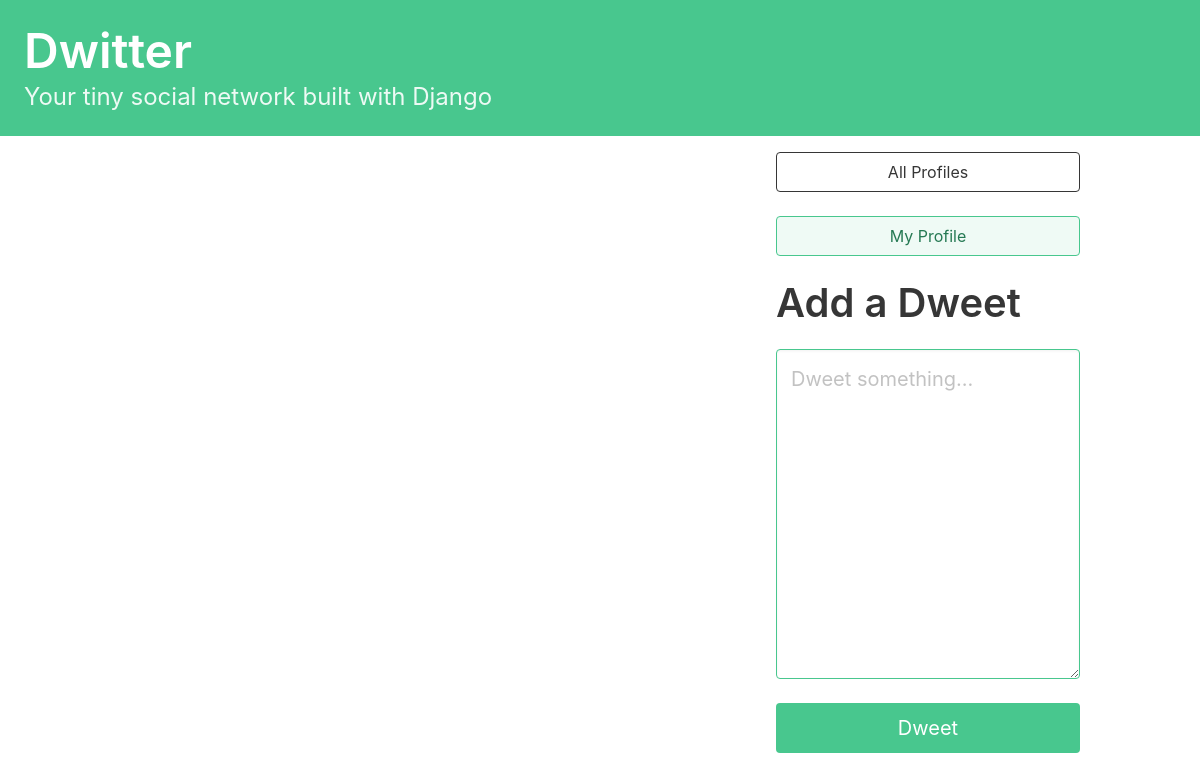
The app's page / (signed in), older data.
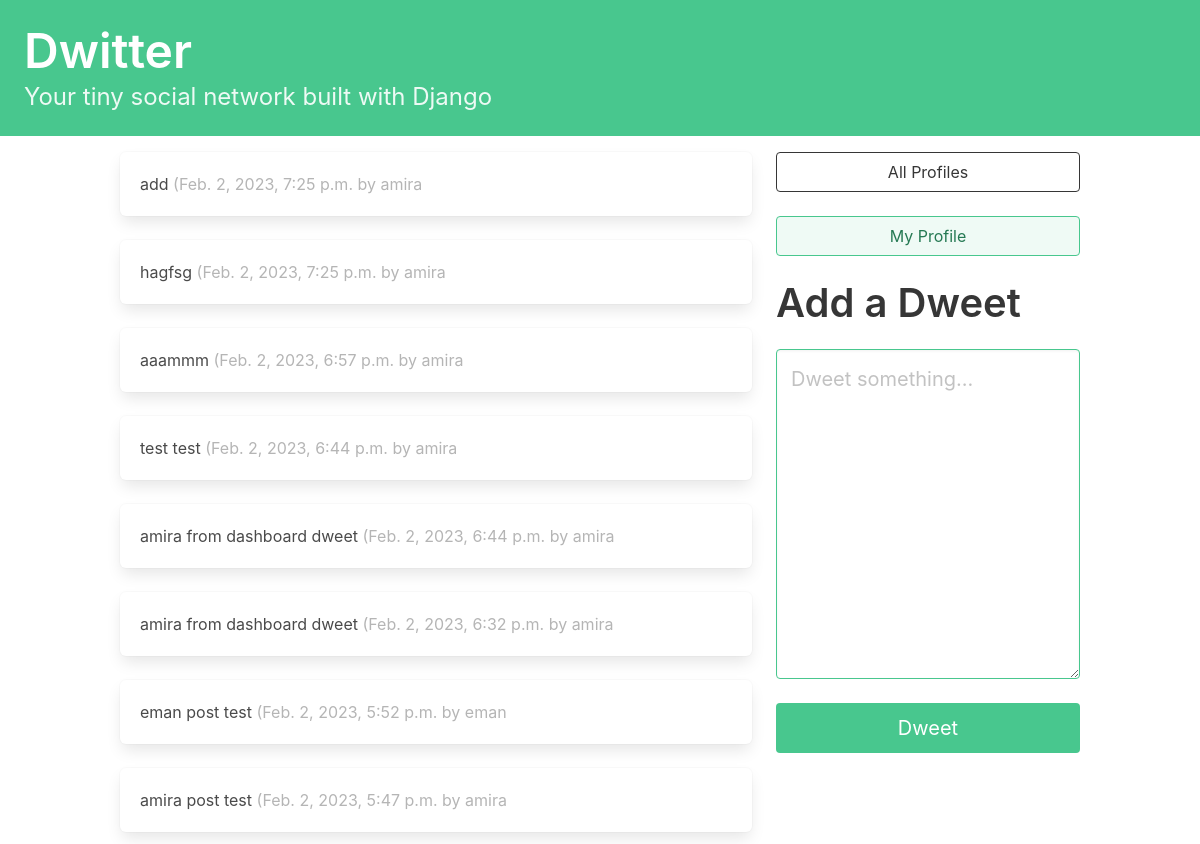
The same page, newer data.
### dwitter/models.py (models this page shows, shortened)
class Dweet(models.Model):
    user = models.ForeignKey(
        User , related_name="dweets", on_delete=models.DO_NOTHING
    )
    body = models.CharField(max_length=140)
    created_at = models.DateTimeField(auto_now_add=True)

### dwitter/views.py (the view)
# urls.py: path("", dashboard, name="dashboard"),
def dashboard(request):
    form = DweetForm(request.POST or None)
    if request.method == "POST":
        if form.is_valid():
            dweet = form.save(commit=False)
            dweet.user = request.user
            dweet.save()
            return redirect("dwitter:dashboard")
    followed_dweets = Dweet.objects.filter(
        user__profile__in=request.user.profile.follows.all()
    ).order_by("-created_at")
    return render(request, "dwitter/dashboard.html", {"form": form, "dweets": followed_dweets},)

### dwitter/forms.py
class DweetForm(forms.ModelForm):
    body = forms.CharField(
        required=True,
        widget=forms.widgets.Textarea(
        attrs={
        "placeholder": "Dweet something...",
        "class": "textarea is-success is-medium",
        }
        ),
        label="",
    )
    class Meta:
        model = Dweet
        exclude = ("user", )

### dwitter/templates/dwitter/dashboard.html (shortened to what this page needs)
{% extends 'base.html' %}
{% block content %}
<div class="column ">
    {% for dweet in dweets %}
        <div class="box">
        {{dweet.body}}
        <span class="is-small has-text-grey-light">
        ({{ dweet.created_at }} by {{ dweet.user.username }}
        </span>
        </div>
    {% endfor %}
</div>
<div class="column is-one-third">
    <div class="block">
        <a href="{% url 'dwitter:profile_list' %} ">
        <button class="button is-dark is-outlined is-fullwidth">
        All Profiles
        </button>
        </a>
    </div>
    <div class="block">
        <a href="{% url 'dwitter:profile' request.user.profile.id %} ">
        <button class="button is-success is-light is-outlined is-fullwidth">
        My Profile
        </button>
        </a>
    </div>
    <div class="block">
    <div class="block">
        <h2 class="title is-2">Add a Dweet</p>
        </div>
        <div class="block">
        <form method="post">
        {{ form.as_p }}
        <button class="button is-success is-fullwidth is-medium mt-5"
        type="submit">Dweet
        </button>
        </form>
    </div>
    </div>
</div>
{% endblock content %}

### dwitter/templates/base.html (shortened to what this page needs)
<!DOCTYPE html>
<html lang="en">
    <head>
        <link rel="stylesheet"
        href="https://cdn.jsdelivr.net/npm/bulma@0.9.3/css/bulma.min.css">
    </head>
    <body>
        <section class="hero is-small is-success mb-4">
            <div class="hero-body">
                <h1 class="title is-1">Dwitter</h1>
                <p class="subtitle is-4">
                Your tiny social network built with Django
                </p>
            </div>
        </section>
        <div class="container">
            <div class="columns">
                {% block content %}
                {% endblock content %}
            </div>
        </div>
    </body>
</html>

Row changes from the older to the newer data that the page shows:
added Dweet: body "add", created_at "Feb. 2, 2023, 7:25 p.m.", user.username "amira"
added Dweet: body "hagfsg", created_at "Feb. 2, 2023, 7:25 p.m.", user.username "amira"
added Dweet: body "aaammm", created_at "Feb. 2, 2023, 6:57 p.m.", user.username "amira"
added Dweet: body "test test", created_at "Feb. 2, 2023, 6:44 p.m.", user.username "amira"
added Dweet: body "amira from dashboard dweet", created_at "Feb. 2, 2023, 6:44 p.m.", user.username "amira"
added Dweet: body "amira from dashboard dweet", created_at "Feb. 2, 2023, 6:32 p.m.", user.username "amira"
added Dweet: body "eman post test", created_at "Feb. 2, 2023, 5:52 p.m.", user.username "eman"
added Dweet: body "amira post test", created_at "Feb. 2, 2023, 5:47 p.m.", user.username "amira"
